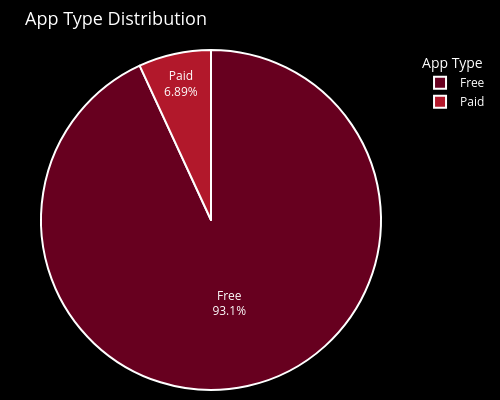

Notebook code for this chart:
### Code cell
# Figure 2 - Pie Chart

type_count = apps_df['Type'].value_counts()

fig2 = px.pie(
    values=type_count.values,
    names=type_count.index,
    title="App Type Distribution",
    color=type_count.index,
    color_discrete_sequence=px.colors.sequential.RdBu,
    width=500,
    height=400
)

fig2.update_traces(
    textposition='inside',
    textinfo='percent+label',
    marker=dict(
        line=dict(color='white', width=2)
    )
)

fig2.update_layout(
    plot_bgcolor='black',
    paper_bgcolor='black',
    font_color='white',
    title_font=dict(size=18),
    legend_title="App Type",
    margin=dict(l=10, r=30, t=50, b=10)
)
# Show plot
fig2.show()

save_plot_as_html(
    fig2,
    "Type_Graph_2.html",
    "Most applications on the Play Store are free, accounting for the vast majority of apps, while paid apps make up only a small percentage."
)

### Figure 1 — Plotly figure (JSON) as saved in the notebook; plotly's stock layout.template omitted (floating-point values rounded to 4 significant figures)
{"data": [{"customdata": [["Free"], ["Paid"]], "domain": {"x": [0, 1], "y": [0, 1]}, "hovertemplate": "label=%{label}<br>value=%{value}<br>color=%{customdata[0]}<extra></extra>", "labels": ["Free", "Paid"], "legendgroup": "", "marker": {"colors": ["rgb(103,0,31)", "rgb(178,24,43)"], "line": {"color": "white", "width": 2}}, "name": "", "showlegend": true, "textinfo": "percent+label", "textposition": "inside", "type": "pie", "values": [8279, 613]}], "layout": {"font": {"color": "white"}, "height": 400, "legend": {"title": {"text": "App Type"}, "tracegroupgap": 0}, "margin": {"b": 10, "l": 10, "r": 30, "t": 50}, "paper_bgcolor": "black", "piecolorway": ["rgb(103,0,31)", "rgb(178,24,43)", "rgb(214,96,77)", "rgb(244,165,130)", "rgb(253,219,199)", "rgb(247,247,247)", "rgb(209,229,240)", "rgb(146,197,222)", "rgb(67,147,195)", "rgb(33,102,172)", "rgb(5,48,97)"], "plot_bgcolor": "black", "title": {"font": {"size": 18}, "text": "App Type Distribution"}, "width": 500}}
